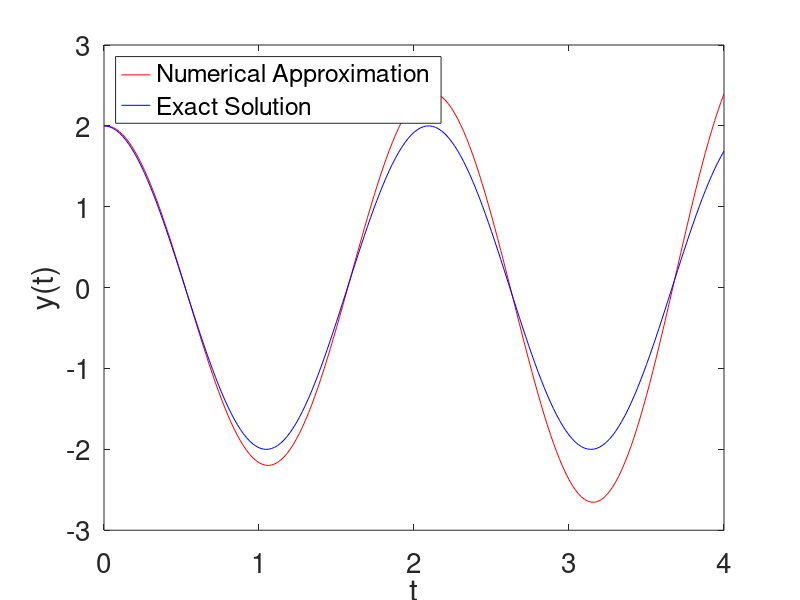
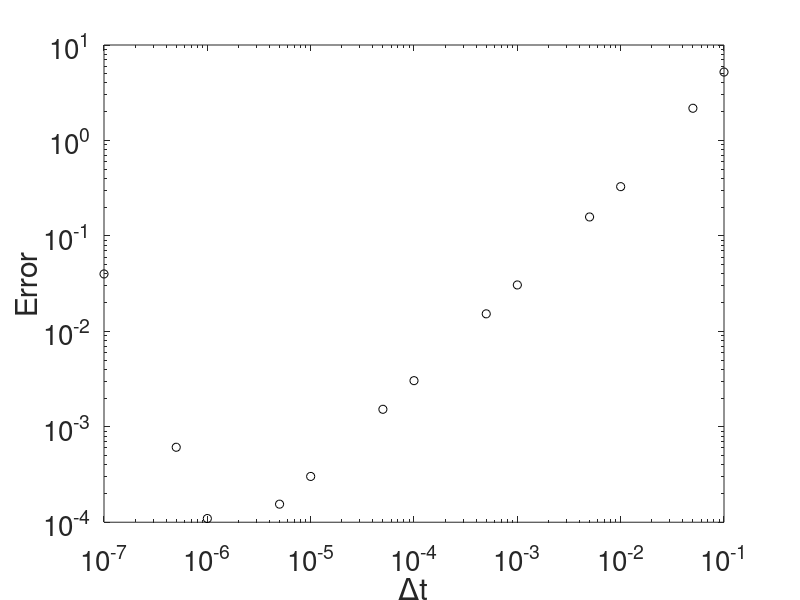

The MATLAB script that drew these images, in order:
% 901965168
% Chris Kreienkamp
% Homework 3, Problem 1

clear
clc
clf

%% SET VARIABLES

% Exact Solution
yExact = [1.0000000 0.90483743 0.81873077 0.74081820 0.67032003...
    0.60653067 0.54881161 0.49658531 0.44932896 0.40656966 0.36787945];
 
eulerMassSpring= [0.0000000       2.0000000       2.0000000    
  1.99999996E-02   2.0000000       1.9964011    
  3.99999991E-02   1.9928000       1.9856173    
  5.99999987E-02   1.9784000       1.9676874    
  7.99999982E-02   1.9568260       1.9426759    
  9.99999940E-02   1.9281297       1.9106730    
  0.12000000       1.8923888       1.8717937    
  0.14000000       1.8497066       1.8261778    
  0.16000000       1.8002119       1.7739898    
  0.17999999       1.7440583       1.7154174    
  0.19999999       1.6814238       1.6506712    
  0.22000000       1.6125107       1.5799845    
  0.23999999       1.5375445       1.5036114    
  0.25999999       1.4567733       1.4218271    
  0.28000000       1.3704668       1.3349255    
  0.29999998       1.2789160       1.2432200    
  0.31999999       1.1824316       1.1470400    
  0.34000000       1.0813431       1.0467319    
  0.35999998      0.97599775      0.94265687    
  0.38000000      0.86675960      0.83518904    
  0.39999998      0.75400782      0.72471565    
  0.41999999      0.63813573      0.61163384    
  0.44000000      0.51954925      0.49635103    
  0.45999998      0.39866546      0.37928191    
  0.47999999      0.27591127      0.26084754    
  0.50000000      0.15172191      0.14147440    
  0.51999998      2.65392661E-02  2.15923488E-02
  0.53999996     -9.91895795E-02 -9.83674154E-02
  0.56000000     -0.22501396     -0.21797363    
  0.57999998     -0.35048127     -0.33679491    
  0.59999996     -0.47513852     -0.45440409    
  0.62000000     -0.59853405     -0.57037812    
  0.63999999     -0.72021908     -0.68429923    
  0.65999997     -0.83974934     -0.79575759    
  0.68000001     -0.95668685     -0.90435225    
  0.69999999      -1.0706012      -1.0096921    
  0.71999997      -1.1810715      -1.1113980    
  0.74000001      -1.2876877      -1.2091045    
  0.75999999      -1.3900520      -1.3024592    
  0.77999997      -1.4877806      -1.3911265    
  0.79999995      -1.5805050      -1.4747872    
  0.81999999      -1.6678735      -1.5531406    
  0.83999997      -1.7495521      -1.6259041    
  0.85999995      -1.8252264      -1.6928160    
  0.88000000      -1.8946023      -1.7536356    
  0.89999998      -1.9574074      -1.8081441    
  0.91999996      -2.0133920      -1.8561451    
  0.94000000      -2.0623298      -1.8974663    
  0.95999998      -2.1040194      -1.9319586    
  0.97999996      -2.1382847      -1.9594978    
   1.0000000      -2.1649754      -1.9799850    
   1.0200000      -2.1839683      -1.9933463    
   1.0400000      -2.1951673      -1.9995338    
   1.0599999      -2.1985040      -1.9985250    
   1.0799999      -2.1939380      -1.9903239    
   1.1000000      -2.1814575      -1.9749595    
   1.1200000      -2.1610789      -1.9524875    
   1.1400000      -2.1328471      -1.9229887    
   1.1600000      -2.0968354      -1.8865693    
   1.1799999      -2.0531454      -1.8433602    
   1.1999999      -2.0019069      -1.7935170    
   1.2200000      -1.9432769      -1.7372189    
   1.2400000      -1.8774401      -1.6746688    
   1.2600000      -1.8046075      -1.6060917    
   1.2800000      -1.7250161      -1.5317346    
   1.3000000      -1.6389282      -1.4518648    
   1.3199999      -1.5466301      -1.3667699    
   1.3399999      -1.4484320      -1.2767565    
   1.3600000      -1.3446659      -1.1821470    
   1.3800000      -1.2356855      -1.0832838    
   1.4000000      -1.1218642     -0.98052198    
   1.4200000      -1.0035945     -0.87423134    
   1.4399999     -0.88128614     -0.76479441    
   1.4599999     -0.75536478     -0.65260506    
   1.4800000     -0.62627077     -0.53806609    
   1.5000000     -0.49445748     -0.42159161    
   1.5200000     -0.36038962     -0.30359983    
   1.5400000     -0.22454172     -0.18451543    
   1.5599999     -8.73964131E-02 -6.47669807E-02
   1.5799999      5.05572408E-02  5.52145652E-02
   1.5999999      0.18882553      0.17499740    
   1.6200000      0.32691181      0.29415137    
   1.6400000      0.46431834      0.41224578    
   1.6600000      0.60054797      0.52885652    
   1.6799999      0.73510605      0.64356399    
   1.6999999      0.86750215      0.75595528    
   1.7199999      0.99725187      0.86562604    
   1.7400000       1.1238786      0.97218221    
   1.7600000       1.2469152       1.0752380    
   1.7800000       1.3659059       1.1744257    
   1.8000000       1.4804076       1.2693852    
   1.8199999       1.5899920       1.3597777    
   1.8399999       1.6942471       1.4452752    
   1.8600000       1.7927781       1.5255725    
   1.8800000       1.8852099       1.6003788    
   1.9000000       1.9711877       1.6694254    
   1.9200000       2.0503788       1.7324640    
   1.9399999       2.1224735       1.7892674    
   1.9599999       2.1871870       1.8396316    
   1.9799999       2.2442594       1.8833750    
   2.0000000       2.2934580       1.9203405    
   2.0200000       2.3345773       1.9503947    
   2.0400000       2.3674402       1.9734296    
   2.0599999       2.3918986       1.9893622    
   2.0799999       2.4078343       1.9981353    
   2.0999999       2.4151590       1.9997172    
   2.1199999       2.4138155       1.9941025    
   2.1399999       2.4037774       1.9813111    
   2.1599998       2.3850496       1.9613891    
   2.1800001       2.3576682       1.9344079    
   2.2000000       2.3217006       1.9004649    
   2.2200000       2.2772455       1.8596829    
   2.2400000       2.2244322       1.8122073    
   2.2600000       2.1634209       1.7582107    
   2.2800000       2.0944016       1.6978854    
   2.3000000       2.0175939       1.6314507    
   2.3199999       1.9332464       1.5591433    
   2.3399999       1.8416356       1.4812260    
   2.3599999       1.7430651       1.3979764    
   2.3799999       1.6378647       1.3096972    
   2.3999999       1.5263892       1.2167029    
   2.4199998       1.4090174       1.1193314    
   2.4400001       1.2861507       1.0179291    
   2.4600000       1.1582115      0.91286498    
   2.4800000       1.0256422      0.80451548    
   2.5000000      0.88890326      0.69327062    
   2.5200000      0.74847203      0.57953078    
   2.5400000      0.60484076      0.46370521    
   2.5599999      0.45851499      0.34621081    
   2.5799999      0.31001177      0.22747043    
   2.5999999      0.15985790      0.10791142    
   2.6199999      8.58798623E-03 -1.20359724E-02
   2.6399999     -0.14325742     -0.13194004    
   2.6599998     -0.29513374     -0.25136927    
   2.6799998     -0.44649434     -0.36989290    
   2.7000000     -0.59679246     -0.48708904    
   2.7200000     -0.74548316     -0.60252845    
   2.7400000     -0.89202547     -0.71580130    
   2.7600000      -1.0358840     -0.82649618    
   2.7800000      -1.1765313     -0.93421835    
   2.8000000      -1.3134494      -1.0385766    
   2.8199999      -1.4461319      -1.1391988    
   2.8399999      -1.5740861      -1.2357196    
   2.8599999      -1.6968341      -1.3277946    
   2.8799999      -1.8139155      -1.4150895    
   2.8999999      -1.9248883      -1.4972930    
   2.9199998      -2.0293310      -1.5741067    
   2.9399998      -2.1268439      -1.6452564    
   2.9600000      -2.2170515      -1.7104849    
   2.9800000      -2.2996023      -1.7695574    
   3.0000000      -2.3741717      -1.8222605    
   3.0200000      -2.4404626      -1.8684056    
   3.0400000      -2.4982064      -1.9078271    
   3.0599999      -2.5471647      -1.9403825    
   3.0799999      -2.5871294      -1.9659541    
   3.0999999      -2.6179242      -1.9844505    
   3.1199999      -2.6394055      -1.9958053    
   3.1399999      -2.6514621      -1.9999772    
   3.1599998      -2.6540170      -1.9969513    
   3.1799998      -2.6470265      -1.9867388    
   3.1999998      -2.6304817      -1.9693760    
   3.2200000      -2.6044075      -1.9449253    
   3.2400000      -2.5688636      -1.9134749    
   3.2600000      -2.5239439      -1.8751388    
   3.2800000      -2.4697762      -1.8300534    
   3.3000000      -2.4065223      -1.7783827    
   3.3199999      -2.3343771      -1.7203108    
   3.3399999      -2.2535684      -1.6560485    
   3.3599999      -2.1643560      -1.5858254    
   3.3799999      -2.0670309      -1.5098960    
   3.3999999      -1.9619141      -1.4285315    
   3.4199998      -1.8493558      -1.3420272    
   3.4399998      -1.7297348      -1.2506917    
   3.4600000      -1.6034560      -1.1548548    
   3.4800000      -1.4709502      -1.0548617    
   3.5000000      -1.3326720     -0.95107388    
   3.5200000      -1.1890984     -0.84386325    
   3.5400000      -1.0407270     -0.73361391    
   3.5599999     -0.88807499     -0.62072432    
   3.5799999     -0.73167634     -0.50560260    
   3.5999999     -0.57208061     -0.38866130    
   3.6199999     -0.40985084     -0.27031937    
   3.6399999     -0.24556157     -0.15100458    
   3.6599998     -7.97968358E-02 -3.11482307E-02
   3.6799998      8.68519098E-02  8.88202190E-02
   3.6999998      0.25378793      0.20847091    
   3.7200000      0.42041129      0.32737133    
   3.7400000      0.58612096      0.44509354    
   3.7600000      0.75031722      0.56121206    
   3.7800000      0.91240340      0.67531264    
   3.8000000       1.0717884      0.78698105    
   3.8199999       1.2278888      0.89581889    
   3.8399999       1.3801308       1.0014311    
   3.8599999       1.5279523       1.1034409    
   3.8799999       1.6708053       1.2014779    
   3.8999999       1.8081578       1.2951924    
   3.9199998       1.9394953       1.3842442    
   3.9399998       2.0643234       1.4683156    
   3.9599998       2.1821694       1.5471014    
   3.9800000       2.2925839       1.6203215    
   4.0000000       2.3951426       1.6877080]    

t = eulerMassSpring(:,1);
yApprox = eulerMassSpring(:,2);
yExact = eulerMassSpring(:,3);

%% PLOT

figure(1)
plot(t,yApprox,'r',t,yExact,'b')
    xlabel('t','FontSize',24),...
    ylabel('y(t)','FontSize',24),...
    %axis([0 4 0.3 1.05]),...
    set(gca,'FontSize',20)
    legend('Numerical Approximation','Exact Solution','Location','Northwest')
    
figure(2) % Error
error = [5.2084708 2.1742182 0.32804716 0.15786386 3.06154490E-02...
    1.52543783E-02 3.04305553E-03 1.52504444E-03 3.01837921E-04 1.54614449E-04...
    1.09314919E-04 6.10232353E-04 3.99267673E-02];
dt = [0.1 0.05 0.01 0.005 0.001...
    0.0005 0.0001 .00005 .00001 .000005...
    .000001 .0000005 1e-7]; 
loglog(dt,error,'ko')
    xlabel('\Deltat','FontSize',24),...
    ylabel('Error','FontSize',24),...
    set(gca,'FontSize',20)
